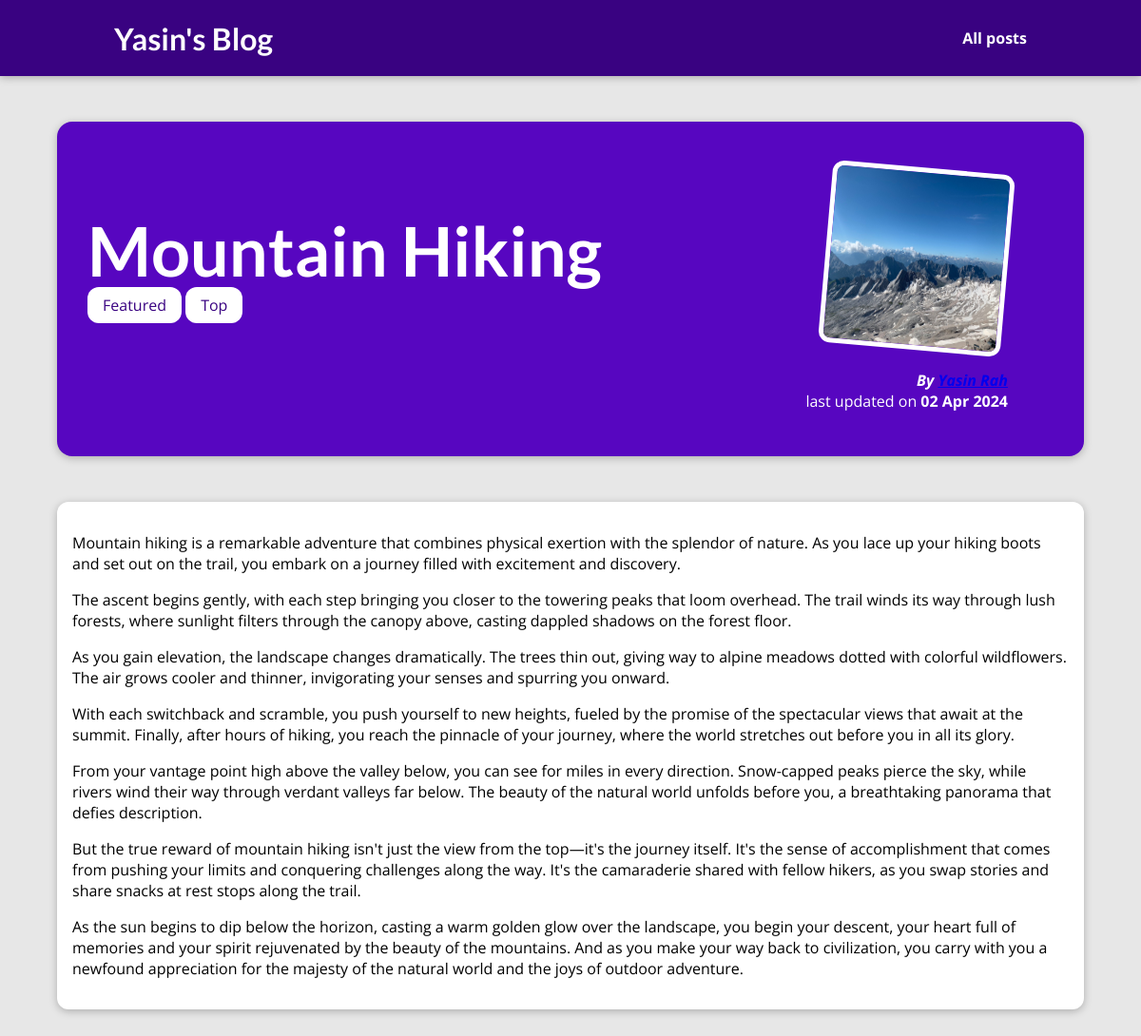
/post/Hike-in-the-mountains, run on the app's committed database.
### blog/models.py (models this page shows, shortened)
class Post(models.Model):
    title = models.CharField(max_length=150)
    excerpt = models.CharField(max_length=200)
    image_name = models.CharField(max_length=100)
    date = models.DateField(auto_now = True)
    slug = models.SlugField(unique=True , db_index=True)#db_index is by default True so there is no need to write it manually
    content = models.TextField(validators=[MinLengthValidator(10)])
    author = models.ForeignKey(Author , on_delete = models.SET_NULL , related_name="posts" , null = True)
    tags = models.ManyToManyField(Tag)

class Tag (models.Model):
    caption = models.CharField(max_length=20)

class Author(models.Model):
    first_name = models.CharField(max_length=50)
    last_name = models.CharField(max_length=50)
    email_address = models.EmailField()
    def full_name(self):
        return f"{self.first_name} {self.last_name}"
    def __str__(self):
        return self.full_name()

### blog/views.py (the view)
# urls.py: path("post/<slug:slug>" , views.singel_detail, name="post-detail-page") #/post/my-first-post
def singel_detail(request , slug):
    identified_post = get_object_or_404(Post ,slug =slug)
    return render(request , "blog/post-detail.html" , {
        "post" : identified_post,
        "post_tags": identified_post.tags.all()
    } )

### blog/templates/blog/post-detail.html (shortened to what this page needs)
{% extends "base.html" %}
{% load static %}
{% block css_files %}
    <link rel = "stylesheet" href = {% static "blog/post-detail.css" %}/>
{% endblock %}
{% block content %}
<section id = "summary">
    <h2>{{post.title}}</h2>
    <div>
        {% for tag  in post_tags  %}
        <span class = "tag"> {{tag.caption}}</span>
        {% endfor %}
    </div>
    <article>
        <img src = "{% static "blog/images/"|add:post.image_name %}" alt = "{{post.title}}"  />
        <address>By <a href ="mailto:{{post.author.email_address}}"> {{post.author}} </a> </address>
        <div>
            last updated on <time>{{post.date|date:"d M Y"}}</time>
        </div>
    </article>
</section>
<main>
    {{post.content|linebreaks}}
</main>
{% endblock content %}

### templates/base.html (shortened to what this page needs)
{% load static %}
<!DOCTYPE html>
<html lang="en">
<head>
    <link rel = "stylesheet" href ="{% static "app.css" %}" />
    {% block css_files %}{% endblock %}
</head>
<body>
    <header id = "main-navigation">
        <h1> <a href="{% url "starting-page" %}">Yasin's Blog</a> </h1>
        <nav>
            <a href="{% url "post-page" %}">All posts</a>
        </nav>
    </header>
    {% block content %}
    {% endblock %}
</body>
</html>

### static/app.css (style rules this page uses)
* { box-sizing: border-box; }
html { font-family: 'Open Sans', 'Lato', sans-serif; }
body { margin: 0; }
h1, h2, h3 { font-family: 'Lato', sans-serif; font-weight: bold; }
#main-navigation { width: 100%; height: 5rem; display: flex; justify-content: space-between; align-items: center; padding: 0 10%; position: absolute; top: 0; left: 0; }
#main-navigation a { text-decoration: none; color: white; font-weight: bold; }

### blog/static/blog/post-detail.css (style rules this page uses)
body { background-color: #e7e7e7; }
#main-navigation { background-color: #390281; box-shadow: 0 2px 8px rgba(0, 0, 0, 0.25); }
#summary { margin: 8rem auto 3rem auto; padding: 2rem; width: 90%; max-width: 90rem; border-radius: 16px; background-color: #5706c0; position: relative; box-shadow: 0 2px 8px rgba(0, 0, 0, 0.25); height: 22rem; }
#summary h2 { color: white; font-size: 4.5rem; margin-bottom: 0.25rem; }
#summary article { position: absolute; top: 2rem; right: 3rem; padding: 1rem 2rem; border-radius: 12px; text-align: right; color: white; }
#summary article img { width: 12rem; height: 12rem; border-radius: 12px; transform: rotateZ(5deg); border: 5px solid white; margin-bottom: 1rem; }
#summary address { font-weight: bold; }
#summary time { font-weight: bold; }
main { width: 90%; max-width: 90rem; margin: 3rem auto; background-color: white; padding: 1rem; border-radius: 12px; box-shadow: 0 2px 8px rgba(0, 0, 0, 0.25); }
.tag { background-color: white; color:#390281; padding: 0.5rem 1rem; border-radius: 12px; }

### data on the page
Post: title "Mountain Hiking", image_name (picture), author "Yasin Rah", date "02 Apr 2024", content "Mountain hiking is a remarkable adventure that combines physical exertion with the splendor of nature. As you lace up your hiking boots and set out on the trail, you embark on a journey filled with excitement and discovery. The ascent begins gently, with each step bringing you closer to the towering peaks that loom overhead. The trail winds its way through lush forests, where sunlight filters through the canopy above, casting dappled shadows on the forest floor. As you gain elevation, the landscape changes dramatically. The trees thin out, giving way to alpine meadows dotted with colorful wildflowers. The air grows cooler and thinner, invigorating your senses and spurring you onward. With…"
Tag: caption "Featured"
Tag: caption "Top"
